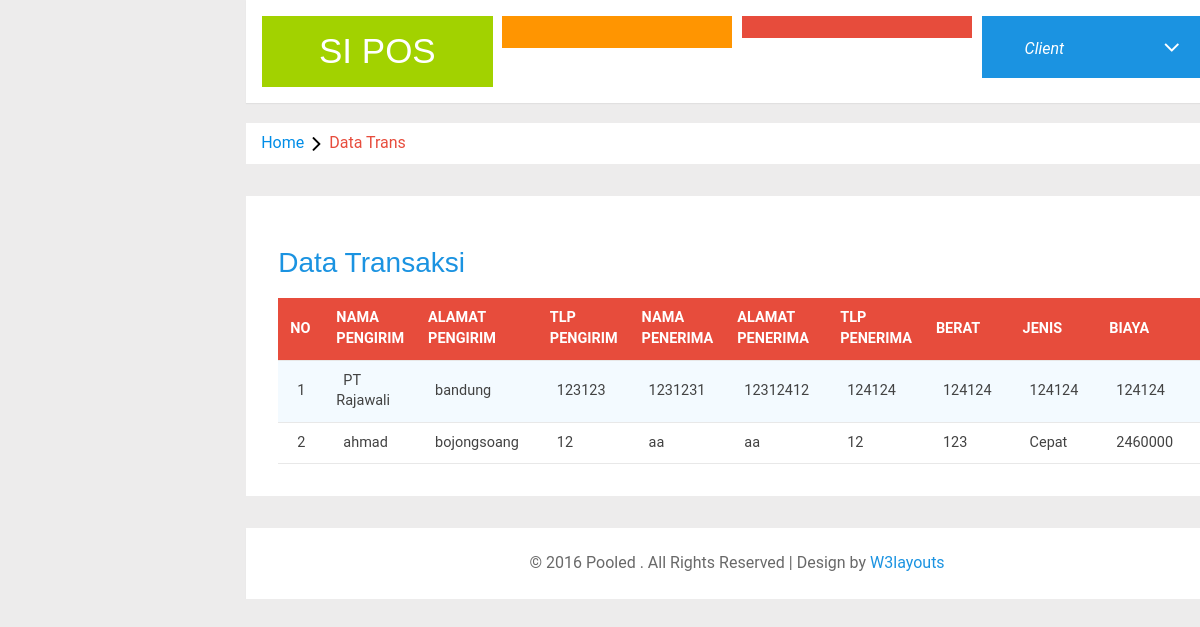
Screenshot of /newsisfo/index.php/transaksi/viewtrans with the database file from the repository.
### tables this page shows
CREATE TABLE `transaksi` (
  `id` int(11) NOT NULL,
  `pengirim_nama` varchar(300) NOT NULL,
  `pengirim_alamat` varchar(300) NOT NULL,
  `pengirim_notlp` varchar(300) NOT NULL,
  `penerima_nama` varchar(300) NOT NULL,
  `penerima_alamat` varchar(300) NOT NULL,
  `penerima_notlp` varchar(300) NOT NULL,
  `berat_barang` varchar(300) NOT NULL,
  `biaya` varchar(300) NOT NULL,
  `tanggal_pengiriman` date NOT NULL,
  `id_transaksi` varchar(300) NOT NULL,
  `jenis_pengiriman` varchar(300) NOT NULL,
  `tipe_pengirim` varchar(300) NOT NULL
);

### newsisfo/application/controllers/transaksi.php (called while the page is built, shortened)
<?php
class transaksi extends CI_controller{
	public $page = 'transaksi';
	public function __construct(){
		$this->load->model('_transaksi');
		$this->load->model('_client');
		$this->load->model('_auth');
		$this->load->library('form_validation');
	}
	public function viewtrans(){
		$data['title'] = $this->page;
		$data['kirim'] = $this->_transaksi->getall();
		$data['title'] = $this->page;
		$this->load->view('header',$data);
		$this->load->view('v_data_trans',$data);
	}
}

### newsisfo/index.php (called while the page is built, shortened)
<?php
require_once BASEPATH.'core/CodeIgniter.php';

### newsisfo/application/models/_transaksi.php (called while the page is built, shortened)
<?php
	class _transaksi extends CI_model{
		public $tabel="transaksi";
		function getall(){
			return $this->db->get($this->tabel);
		}
	}
?>

### newsisfo/application/views/v_data_trans.php (the view, shortened to what this page needs)
<ol class="breadcrumb">
                <li class="breadcrumb-item"><a href="index.html">Home</a><i class="fa fa-angle-right"></i>Data Trans</li>
            </ol>
<div class="agile-grids">
				<div class="agile-tables">
					<div class="w3l-table-info">
					  <h2>Data Transaksi</h2>
					    <table id="table">
						<thead>
						  <tr>
							<th>No</th>
							<th>Nama Pengirim</th>
							<th>Alamat Pengirim</th>
							<th>Tlp Pengirim</th>
							<th>Nama Penerima</th>
							<th>Alamat Penerima</th>
							<th>Tlp Penerima</th>
							<th>Berat</th>
							<th>Jenis</th>
							<th>Biaya</th>
							<th>ID transaksi</th>
						  </tr>
						</thead>
						<tbody>
							<?php $a=1;
				            foreach ($kirim->result() as $send) { ?>
						  <tr>
							<td><?=$a?></td>
							<td><?=$send->pengirim_nama?></td>
							<td><?=$send->pengirim_alamat?></td>
							<td><?=$send->pengirim_notlp?></td>
							<td><?=$send->penerima_nama?></td>
							<td><?=$send->penerima_alamat?></td>
							<td><?=$send->penerima_notlp?></td>
							<td><?=$send->berat_barang?></td>
							<td><?=$send->jenis_pengiriman?></td>
							<td><?=$send->biaya?></td>
							<td><?=$send->id_transaksi?></td>
						  </tr>
						  <?php $a++; } ?>
						</tbody>
					  </table>
					</div>
			</div>
<div class="copyrights">
	 <p>© 2016 Pooled . All Rights Reserved | Design by  <a href="http://w3layouts.com/" target="_blank">W3layouts</a> </p>
</div>
</div>
</body>
</html>

### newsisfo/application/views/header.php (shortened to what this page needs)
<!DOCTYPE HTML>
<html>
<head>
	<link href="<?php echo base_url('asset/css/bootstrap.min.css');?>" rel='stylesheet' type='text/css' />
	<link href="<?php echo base_url('asset/css/style.css');?>" rel='stylesheet' type='text/css' />
	<link rel="stylesheet" href="<?php echo base_url('asset/css/morris.css');?>" type="text/css"/>
	<link href="<?php echo base_url('asset/css/font-awesome.css');?>" rel="stylesheet" type='text/css'>
	<link rel="stylesheet" href="<?php echo base_url('asset/css/icon-font.min.css');?>" type='text/css' />
	<link rel="stylesheet" type="text/css" href="<?php echo base_url('asset/css/table-style.css');?>" />
	<link rel="stylesheet" type="text/css" href="<?php echo base_url('asset/css/basictable.css');?>" />
</head>
<body>
   <div class="page-container">
<div class="left-content">
   <div class="mother-grid-inner">
		<div class="header-main">
			<div class="logo-w3-agile">
				<h1><a href="index.html">Si POS</a></h1>
			</div>
			<div class="w3layouts-left">
			 </div>
			 <div class="w3layouts-right">
			</div>
			<div class="profile_details w3l">
					<ul>
						<li class="dropdown profile_details_drop">
							<a href="#" class="dropdown-toggle" data-toggle="dropdown" aria-expanded="false">
								<div class="profile_img">
									<div class="user-name">
										<?php if ($this->session->userdata('role')=='admin'){ ?>
											<span>Administrator</span>
										<?php } elseif ($this->session->userdata('role')=='pegawai'){ ?>
											<span>Worker</span>
										<?php } else{ ?>
											<span>Client</span>
										<?php }; ?>
									</div>
									<i class="fa fa-angle-down"></i>
									<div class="clearfix"></div>
								</div>
							</a>
						</li>
					</ul>
				</div>
		    <div class="clearfix"> </div>
		</div>
	</div>

### newsisfo/asset/css/table-style.css (style rules this page uses)
table { background: white; border-collapse: collapse; margin: 1.25em 0 0; width: 100%; }
table tr, table th, table td { border: none; border-bottom: 1px solid #e8e8e8; font-size: .95em; }
table th, table td { padding: 10px 12px; text-align: left; }
table th { background: #e74c3c; color: #fff; text-transform: uppercase; }
table tr td { background: #f3faff; color: #424242; }
table tr:nth-of-type(2n+2) td { background: #ffffff; }
table { width: 100%; }

### rows the page displays
transaksi: pengirim_nama "PT Rajawali", pengirim_alamat "bandung", pengirim_notlp "123123", penerima_nama "1231231", penerima_alamat "12312412", penerima_notlp "124124", berat_barang "124124", jenis_pengiriman "124124", biaya "124124"
transaksi: pengirim_nama "ahmad", pengirim_alamat "bojongsoang", pengirim_notlp "12", penerima_nama "aa", penerima_alamat "aa", penerima_notlp "12", berat_barang "123", jenis_pengiriman "Cepat", biaya "2460000"
